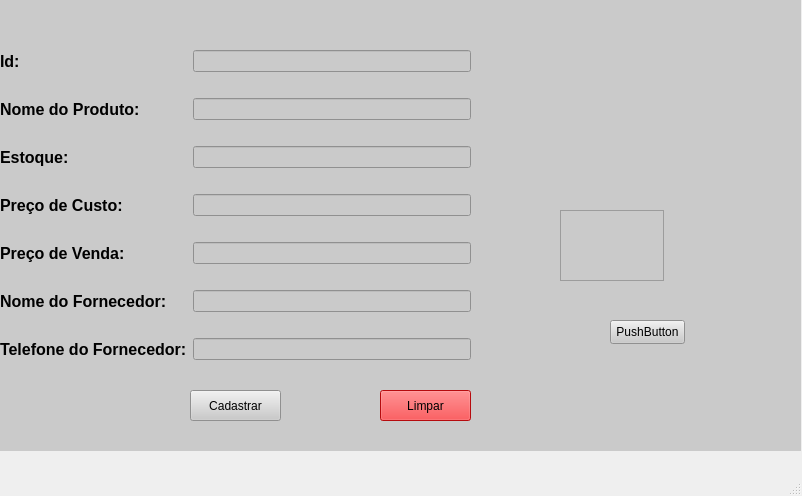
<?xml version="1.0" encoding="UTF-8"?>
<ui version="4.0">
 <class>MainWindow</class>
 <widget class="QMainWindow" name="MainWindow">
  <property name="geometry">
   <rect>
    <x>0</x>
    <y>0</y>
    <width>802</width>
    <height>496</height>
   </rect>
  </property>
  <property name="windowTitle">
   <string>MainWindow</string>
  </property>
  <widget class="QWidget" name="centralwidget">
   <widget class="QWidget" name="widget" native="true">
    <property name="geometry">
     <rect>
      <x>0</x>
      <y>0</y>
      <width>801</width>
      <height>451</height>
     </rect>
    </property>
    <property name="styleSheet">
     <string notr="true">background-color: rgb(202, 202, 202)</string>
    </property>
    <widget class="QWidget" name="gridLayoutWidget">
     <property name="geometry">
      <rect>
       <x>0</x>
       <y>30</y>
       <width>471</width>
       <height>351</height>
      </rect>
     </property>
     <layout class="QGridLayout" name="gridLayout">
      <item row="6" column="0">
       <widget class="QLabel" name="tele_label">
        <property name="font">
         <font>
          <pointsize>12</pointsize>
          <bold>true</bold>
         </font>
        </property>
        <property name="text">
         <string>Telefone do Fornecedor:</string>
        </property>
       </widget>
      </item>
      <item row="0" column="0">
       <widget class="QLabel" name="id_label">
        <property name="font">
         <font>
          <pointsize>12</pointsize>
          <bold>true</bold>
         </font>
        </property>
        <property name="text">
         <string>Id:</string>
        </property>
       </widget>
      </item>
      <item row="1" column="1">
       <widget class="QLineEdit" name="np_entry"/>
      </item>
      <item row="1" column="0">
       <widget class="QLabel" name="np_label">
        <property name="font">
         <font>
          <pointsize>12</pointsize>
          <bold>true</bold>
         </font>
        </property>
        <property name="text">
         <string>Nome do Produto: </string>
        </property>
       </widget>
      </item>
      <item row="4" column="0">
       <widget class="QLabel" name="pv_label">
        <property name="font">
         <font>
          <pointsize>12</pointsize>
          <bold>true</bold>
         </font>
        </property>
        <property name="text">
         <string>Preço de Venda:</string>
        </property>
       </widget>
      </item>
      <item row="2" column="1">
       <widget class="QLineEdit" name="est_entry"/>
      </item>
      <item row="5" column="0">
       <widget class="QLabel" name="nf_label">
        <property name="font">
         <font>
          <pointsize>12</pointsize>
          <bold>true</bold>
         </font>
        </property>
        <property name="text">
         <string>Nome do Fornecedor:</string>
        </property>
       </widget>
      </item>
      <item row="3" column="0">
       <widget class="QLabel" name="pc_label">
        <property name="font">
         <font>
          <pointsize>12</pointsize>
          <bold>true</bold>
         </font>
        </property>
        <property name="text">
         <string>Preço de Custo:</string>
        </property>
       </widget>
      </item>
      <item row="3" column="1">
       <widget class="QLineEdit" name="pc_entry"/>
      </item>
      <item row="2" column="0">
       <widget class="QLabel" name="est_label">
        <property name="font">
         <font>
          <pointsize>12</pointsize>
          <bold>true</bold>
         </font>
        </property>
        <property name="text">
         <string>Estoque:</string>
        </property>
       </widget>
      </item>
      <item row="0" column="1">
       <widget class="QLineEdit" name="id_entry">
        <property name="styleSheet">
         <string notr="true"/>
        </property>
       </widget>
      </item>
      <item row="4" column="1">
       <widget class="QLineEdit" name="pv_entry"/>
      </item>
      <item row="5" column="1">
       <widget class="QLineEdit" name="nf_entry"/>
      </item>
      <item row="6" column="1">
       <widget class="QLineEdit" name="tele_entry"/>
      </item>
     </layout>
    </widget>
    <widget class="QPushButton" name="cadstrar_btn">
     <property name="geometry">
      <rect>
       <x>190</x>
       <y>390</y>
       <width>91</width>
       <height>31</height>
      </rect>
     </property>
     <property name="text">
      <string>Cadastrar</string>
     </property>
    </widget>
    <widget class="QPushButton" name="Limpar_btn">
     <property name="geometry">
      <rect>
       <x>380</x>
       <y>390</y>
       <width>91</width>
       <height>31</height>
      </rect>
     </property>
     <property name="autoFillBackground">
      <bool>false</bool>
     </property>
     <property name="styleSheet">
      <string notr="true">background-color: rgb(255, 15, 19)</string>
     </property>
     <property name="text">
      <string>Limpar</string>
     </property>
    </widget>
    <widget class="QTextEdit" name="output">
     <property name="geometry">
      <rect>
       <x>560</x>
       <y>210</y>
       <width>104</width>
       <height>71</height>
      </rect>
     </property>
    </widget>
    <widget class="QPushButton" name="button">
     <property name="geometry">
      <rect>
       <x>610</x>
       <y>320</y>
       <width>75</width>
       <height>24</height>
      </rect>
     </property>
     <property name="text">
      <string>PushButton</string>
     </property>
    </widget>
   </widget>
  </widget>
  <widget class="QMenuBar" name="menubar">
   <property name="geometry">
    <rect>
     <x>0</x>
     <y>0</y>
     <width>802</width>
     <height>22</height>
    </rect>
   </property>
  </widget>
  <widget class="QStatusBar" name="statusbar"/>
 </widget>
 <resources/>
 <connections/>
</ui>
